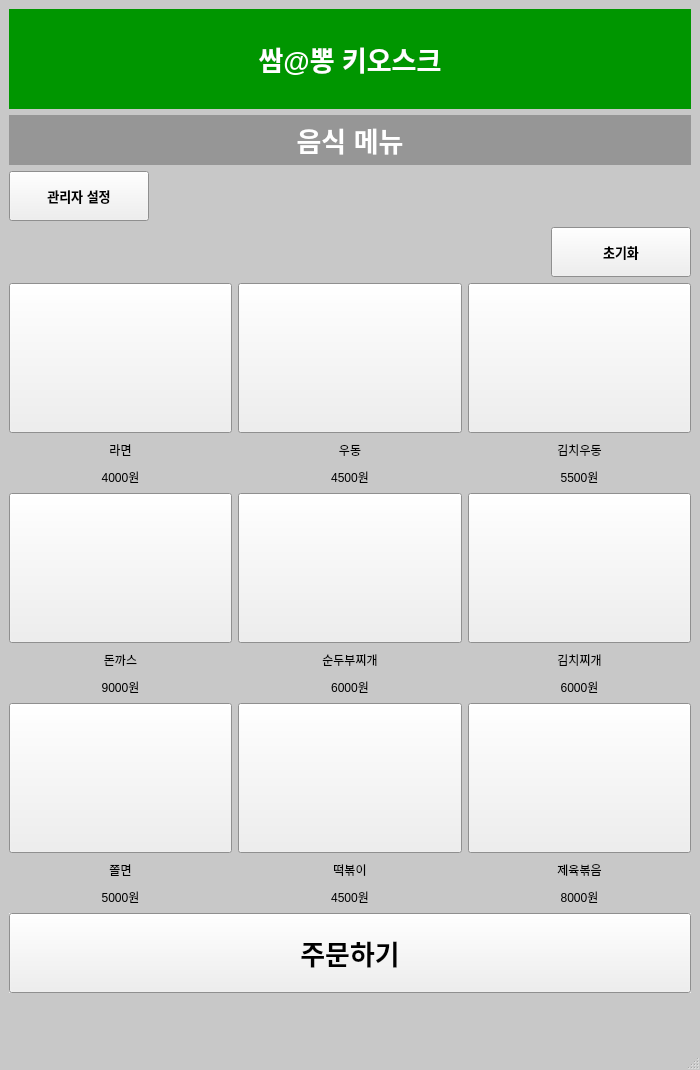
<?xml version="1.0" encoding="UTF-8"?>
<ui version="4.0">
 <class>Order</class>
 <widget class="QMainWindow" name="Order">
  <property name="geometry">
   <rect>
    <x>0</x>
    <y>0</y>
    <width>700</width>
    <height>1070</height>
   </rect>
  </property>
  <property name="palette">
   <palette>
    <active>
     <colorrole role="Base">
      <brush brushstyle="SolidPattern">
       <color alpha="255">
        <red>255</red>
        <green>255</green>
        <blue>255</blue>
       </color>
      </brush>
     </colorrole>
     <colorrole role="Window">
      <brush brushstyle="SolidPattern">
       <color alpha="255">
        <red>200</red>
        <green>200</green>
        <blue>200</blue>
       </color>
      </brush>
     </colorrole>
    </active>
    <inactive>
     <colorrole role="Base">
      <brush brushstyle="SolidPattern">
       <color alpha="255">
        <red>255</red>
        <green>255</green>
        <blue>255</blue>
       </color>
      </brush>
     </colorrole>
     <colorrole role="Window">
      <brush brushstyle="SolidPattern">
       <color alpha="255">
        <red>200</red>
        <green>200</green>
        <blue>200</blue>
       </color>
      </brush>
     </colorrole>
    </inactive>
    <disabled>
     <colorrole role="Base">
      <brush brushstyle="SolidPattern">
       <color alpha="255">
        <red>200</red>
        <green>200</green>
        <blue>200</blue>
       </color>
      </brush>
     </colorrole>
     <colorrole role="Window">
      <brush brushstyle="SolidPattern">
       <color alpha="255">
        <red>200</red>
        <green>200</green>
        <blue>200</blue>
       </color>
      </brush>
     </colorrole>
    </disabled>
   </palette>
  </property>
  <property name="windowTitle">
   <string>MainWindow</string>
  </property>
  <widget class="QWidget" name="centralwidget">
   <layout class="QGridLayout" name="gridLayout">
    <item row="0" column="0">
     <layout class="QVBoxLayout" name="verticalLayout">
      <item>
       <widget class="QLabel" name="Title">
        <property name="minimumSize">
         <size>
          <width>0</width>
          <height>100</height>
         </size>
        </property>
        <property name="maximumSize">
         <size>
          <width>16777215</width>
          <height>100</height>
         </size>
        </property>
        <property name="palette">
         <palette>
          <active>
           <colorrole role="WindowText">
            <brush brushstyle="SolidPattern">
             <color alpha="255">
              <red>255</red>
              <green>255</green>
              <blue>255</blue>
             </color>
            </brush>
           </colorrole>
           <colorrole role="Base">
            <brush brushstyle="SolidPattern">
             <color alpha="255">
              <red>255</red>
              <green>255</green>
              <blue>255</blue>
             </color>
            </brush>
           </colorrole>
           <colorrole role="Window">
            <brush brushstyle="SolidPattern">
             <color alpha="255">
              <red>0</red>
              <green>150</green>
              <blue>0</blue>
             </color>
            </brush>
           </colorrole>
          </active>
          <inactive>
           <colorrole role="WindowText">
            <brush brushstyle="SolidPattern">
             <color alpha="255">
              <red>255</red>
              <green>255</green>
              <blue>255</blue>
             </color>
            </brush>
           </colorrole>
           <colorrole role="Base">
            <brush brushstyle="SolidPattern">
             <color alpha="255">
              <red>255</red>
              <green>255</green>
              <blue>255</blue>
             </color>
            </brush>
           </colorrole>
           <colorrole role="Window">
            <brush brushstyle="SolidPattern">
             <color alpha="255">
              <red>0</red>
              <green>150</green>
              <blue>0</blue>
             </color>
            </brush>
           </colorrole>
          </inactive>
          <disabled>
           <colorrole role="WindowText">
            <brush brushstyle="SolidPattern">
             <color alpha="255">
              <red>120</red>
              <green>120</green>
              <blue>120</blue>
             </color>
            </brush>
           </colorrole>
           <colorrole role="Base">
            <brush brushstyle="SolidPattern">
             <color alpha="255">
              <red>0</red>
              <green>150</green>
              <blue>0</blue>
             </color>
            </brush>
           </colorrole>
           <colorrole role="Window">
            <brush brushstyle="SolidPattern">
             <color alpha="255">
              <red>0</red>
              <green>150</green>
              <blue>0</blue>
             </color>
            </brush>
           </colorrole>
          </disabled>
         </palette>
        </property>
        <property name="font">
         <font>
          <pointsize>20</pointsize>
          <weight>75</weight>
          <bold>true</bold>
          <underline>false</underline>
         </font>
        </property>
        <property name="autoFillBackground">
         <bool>true</bool>
        </property>
        <property name="text">
         <string>쌈@뽕 키오스크</string>
        </property>
        <property name="alignment">
         <set>Qt::AlignCenter</set>
        </property>
       </widget>
      </item>
      <item>
       <widget class="QLabel" name="Title_2">
        <property name="minimumSize">
         <size>
          <width>0</width>
          <height>50</height>
         </size>
        </property>
        <property name="maximumSize">
         <size>
          <width>16777215</width>
          <height>50</height>
         </size>
        </property>
        <property name="palette">
         <palette>
          <active>
           <colorrole role="WindowText">
            <brush brushstyle="SolidPattern">
             <color alpha="255">
              <red>255</red>
              <green>255</green>
              <blue>255</blue>
             </color>
            </brush>
           </colorrole>
           <colorrole role="Base">
            <brush brushstyle="SolidPattern">
             <color alpha="255">
              <red>255</red>
              <green>255</green>
              <blue>255</blue>
             </color>
            </brush>
           </colorrole>
           <colorrole role="Window">
            <brush brushstyle="SolidPattern">
             <color alpha="255">
              <red>150</red>
              <green>150</green>
              <blue>150</blue>
             </color>
            </brush>
           </colorrole>
          </active>
          <inactive>
           <colorrole role="WindowText">
            <brush brushstyle="SolidPattern">
             <color alpha="255">
              <red>255</red>
              <green>255</green>
              <blue>255</blue>
             </color>
            </brush>
           </colorrole>
           <colorrole role="Base">
            <brush brushstyle="SolidPattern">
             <color alpha="255">
              <red>255</red>
              <green>255</green>
              <blue>255</blue>
             </color>
            </brush>
           </colorrole>
           <colorrole role="Window">
            <brush brushstyle="SolidPattern">
             <color alpha="255">
              <red>150</red>
              <green>150</green>
              <blue>150</blue>
             </color>
            </brush>
           </colorrole>
          </inactive>
          <disabled>
           <colorrole role="WindowText">
            <brush brushstyle="SolidPattern">
             <color alpha="255">
              <red>120</red>
              <green>120</green>
              <blue>120</blue>
             </color>
            </brush>
           </colorrole>
           <colorrole role="Base">
            <brush brushstyle="SolidPattern">
             <color alpha="255">
              <red>150</red>
              <green>150</green>
              <blue>150</blue>
             </color>
            </brush>
           </colorrole>
           <colorrole role="Window">
            <brush brushstyle="SolidPattern">
             <color alpha="255">
              <red>150</red>
              <green>150</green>
              <blue>150</blue>
             </color>
            </brush>
           </colorrole>
          </disabled>
         </palette>
        </property>
        <property name="font">
         <font>
          <pointsize>20</pointsize>
          <weight>75</weight>
          <bold>true</bold>
          <underline>false</underline>
         </font>
        </property>
        <property name="autoFillBackground">
         <bool>true</bool>
        </property>
        <property name="text">
         <string>음식 메뉴</string>
        </property>
        <property name="alignment">
         <set>Qt::AlignCenter</set>
        </property>
       </widget>
      </item>
      <item>
       <layout class="QHBoxLayout" name="horizontalLayout_3">
        <item>
         <widget class="QPushButton" name="Admin">
          <property name="minimumSize">
           <size>
            <width>0</width>
            <height>50</height>
           </size>
          </property>
          <property name="maximumSize">
           <size>
            <width>140</width>
            <height>16777215</height>
           </size>
          </property>
          <property name="font">
           <font>
            <pointsize>10</pointsize>
            <weight>75</weight>
            <bold>true</bold>
           </font>
          </property>
          <property name="text">
           <string>관리자 설정</string>
          </property>
         </widget>
        </item>
        <item>
         <widget class="QLabel" name="label_6">
          <property name="maximumSize">
           <size>
            <width>16777215</width>
            <height>40</height>
           </size>
          </property>
          <property name="text">
           <string/>
          </property>
         </widget>
        </item>
       </layout>
      </item>
      <item>
       <layout class="QHBoxLayout" name="horizontalLayout">
        <item>
         <widget class="QLabel" name="label_2">
          <property name="maximumSize">
           <size>
            <width>16777215</width>
            <height>40</height>
           </size>
          </property>
          <property name="text">
           <string/>
          </property>
         </widget>
        </item>
        <item>
         <widget class="QPushButton" name="Reset">
          <property name="minimumSize">
           <size>
            <width>120</width>
            <height>50</height>
           </size>
          </property>
          <property name="maximumSize">
           <size>
            <width>140</width>
            <height>50</height>
           </size>
          </property>
          <property name="font">
           <font>
            <pointsize>10</pointsize>
            <weight>75</weight>
            <bold>true</bold>
           </font>
          </property>
          <property name="text">
           <string>초기화</string>
          </property>
         </widget>
        </item>
       </layout>
      </item>
      <item>
       <layout class="QGridLayout" name="gridLayout_2">
        <item row="8" column="0">
         <widget class="QLabel" name="foodLB7">
          <property name="maximumSize">
           <size>
            <width>300</width>
            <height>40</height>
           </size>
          </property>
          <property name="text">
           <string>쫄면</string>
          </property>
          <property name="alignment">
           <set>Qt::AlignCenter</set>
          </property>
         </widget>
        </item>
        <item row="3" column="0">
         <widget class="QLabel" name="foodLB_Pr_1">
          <property name="maximumSize">
           <size>
            <width>300</width>
            <height>40</height>
           </size>
          </property>
          <property name="text">
           <string>4000원</string>
          </property>
          <property name="alignment">
           <set>Qt::AlignCenter</set>
          </property>
         </widget>
        </item>
        <item row="4" column="0">
         <widget class="QPushButton" name="food4">
          <property name="minimumSize">
           <size>
            <width>150</width>
            <height>150</height>
           </size>
          </property>
          <property name="maximumSize">
           <size>
            <width>16777215</width>
            <height>16777215</height>
           </size>
          </property>
          <property name="text">
           <string/>
          </property>
         </widget>
        </item>
        <item row="1" column="1">
         <widget class="QPushButton" name="food2">
          <property name="minimumSize">
           <size>
            <width>150</width>
            <height>150</height>
           </size>
          </property>
          <property name="maximumSize">
           <size>
            <width>16777215</width>
            <height>16777215</height>
           </size>
          </property>
          <property name="text">
           <string/>
          </property>
         </widget>
        </item>
        <item row="3" column="1">
         <widget class="QLabel" name="foodLB_Pr_2">
          <property name="maximumSize">
           <size>
            <width>300</width>
            <height>40</height>
           </size>
          </property>
          <property name="text">
           <string>4500원</string>
          </property>
          <property name="alignment">
           <set>Qt::AlignCenter</set>
          </property>
         </widget>
        </item>
        <item row="8" column="1">
         <widget class="QLabel" name="foodLB8">
          <property name="maximumSize">
           <size>
            <width>300</width>
            <height>40</height>
           </size>
          </property>
          <property name="text">
           <string>떡볶이</string>
          </property>
          <property name="alignment">
           <set>Qt::AlignCenter</set>
          </property>
         </widget>
        </item>
        <item row="5" column="1">
         <widget class="QLabel" name="foodLB5">
          <property name="maximumSize">
           <size>
            <width>300</width>
            <height>40</height>
           </size>
          </property>
          <property name="text">
           <string>순두부찌개</string>
          </property>
          <property name="alignment">
           <set>Qt::AlignCenter</set>
          </property>
         </widget>
        </item>
        <item row="3" column="2">
         <widget class="QLabel" name="foodLB_Pr_3">
          <property name="maximumSize">
           <size>
            <width>300</width>
            <height>40</height>
           </size>
          </property>
          <property name="text">
           <string>5500원</string>
          </property>
          <property name="alignment">
           <set>Qt::AlignCenter</set>
          </property>
         </widget>
        </item>
        <item row="6" column="2">
         <widget class="QLabel" name="foodLB_Pr_6">
          <property name="maximumSize">
           <size>
            <width>300</width>
            <height>40</height>
           </size>
          </property>
          <property name="text">
           <string>6000원</string>
          </property>
          <property name="alignment">
           <set>Qt::AlignCenter</set>
          </property>
         </widget>
        </item>
        <item row="7" column="1">
         <widget class="QPushButton" name="food8">
          <property name="minimumSize">
           <size>
            <width>150</width>
            <height>150</height>
           </size>
          </property>
          <property name="maximumSize">
           <size>
            <width>16777215</width>
            <height>16777215</height>
           </size>
          </property>
          <property name="text">
           <string/>
          </property>
         </widget>
        </item>
        <item row="7" column="2">
         <widget class="QPushButton" name="food9">
          <property name="minimumSize">
           <size>
            <width>150</width>
            <height>150</height>
           </size>
          </property>
          <property name="maximumSize">
           <size>
            <width>16777215</width>
            <height>16777215</height>
           </size>
          </property>
          <property name="text">
           <string/>
          </property>
         </widget>
        </item>
        <item row="2" column="0">
         <widget class="QLabel" name="foodLB1">
          <property name="maximumSize">
           <size>
            <width>300</width>
            <height>40</height>
           </size>
          </property>
          <property name="text">
           <string>라면</string>
          </property>
          <property name="alignment">
           <set>Qt::AlignCenter</set>
          </property>
         </widget>
        </item>
        <item row="1" column="2">
         <widget class="QPushButton" name="food3">
          <property name="minimumSize">
           <size>
            <width>150</width>
            <height>150</height>
           </size>
          </property>
          <property name="maximumSize">
           <size>
            <width>16777215</width>
            <height>16777215</height>
           </size>
          </property>
          <property name="text">
           <string/>
          </property>
         </widget>
        </item>
        <item row="5" column="2">
         <widget class="QLabel" name="foodLB6">
          <property name="maximumSize">
           <size>
            <width>300</width>
            <height>40</height>
           </size>
          </property>
          <property name="text">
           <string>김치찌개</string>
          </property>
          <property name="alignment">
           <set>Qt::AlignCenter</set>
          </property>
         </widget>
        </item>
        <item row="7" column="0">
         <widget class="QPushButton" name="food7">
          <property name="minimumSize">
           <size>
            <width>150</width>
            <height>150</height>
           </size>
          </property>
          <property name="maximumSize">
           <size>
            <width>16777215</width>
            <height>16777215</height>
           </size>
          </property>
          <property name="text">
           <string/>
          </property>
         </widget>
        </item>
        <item row="8" column="2">
         <widget class="QLabel" name="foodLB9">
          <property name="maximumSize">
           <size>
            <width>300</width>
            <height>40</height>
           </size>
          </property>
          <property name="text">
           <string>제육볶음</string>
          </property>
          <property name="alignment">
           <set>Qt::AlignCenter</set>
          </property>
         </widget>
        </item>
        <item row="1" column="0">
         <widget class="QPushButton" name="food1">
          <property name="minimumSize">
           <size>
            <width>150</width>
            <height>150</height>
           </size>
          </property>
          <property name="maximumSize">
           <size>
            <width>16777215</width>
            <height>16777215</height>
           </size>
          </property>
          <property name="text">
           <string/>
          </property>
         </widget>
        </item>
        <item row="2" column="2">
         <widget class="QLabel" name="foodLB3">
          <property name="maximumSize">
           <size>
            <width>300</width>
            <height>40</height>
           </size>
          </property>
          <property name="text">
           <string>김치우동</string>
          </property>
          <property name="alignment">
           <set>Qt::AlignCenter</set>
          </property>
         </widget>
        </item>
        <item row="6" column="0">
         <widget class="QLabel" name="foodLB_Pr_4">
          <property name="maximumSize">
           <size>
            <width>300</width>
            <height>40</height>
           </size>
          </property>
          <property name="text">
           <string>9000원</string>
          </property>
          <property name="alignment">
           <set>Qt::AlignCenter</set>
          </property>
         </widget>
        </item>
        <item row="6" column="1">
         <widget class="QLabel" name="foodLB_Pr_5">
          <property name="maximumSize">
           <size>
            <width>300</width>
            <height>40</height>
           </size>
          </property>
          <property name="text">
           <string>6000원</string>
          </property>
          <property name="alignment">
           <set>Qt::AlignCenter</set>
          </property>
         </widget>
        </item>
        <item row="4" column="1">
         <widget class="QPushButton" name="food5">
          <property name="minimumSize">
           <size>
            <width>150</width>
            <height>150</height>
           </size>
          </property>
          <property name="maximumSize">
           <size>
            <width>16777215</width>
            <height>16777215</height>
           </size>
          </property>
          <property name="text">
           <string/>
          </property>
         </widget>
        </item>
        <item row="2" column="1">
         <widget class="QLabel" name="foodLB2">
          <property name="maximumSize">
           <size>
            <width>300</width>
            <height>40</height>
           </size>
          </property>
          <property name="text">
           <string>우동</string>
          </property>
          <property name="alignment">
           <set>Qt::AlignCenter</set>
          </property>
         </widget>
        </item>
        <item row="5" column="0">
         <widget class="QLabel" name="foodLB4">
          <property name="maximumSize">
           <size>
            <width>300</width>
            <height>40</height>
           </size>
          </property>
          <property name="text">
           <string>돈까스</string>
          </property>
          <property name="alignment">
           <set>Qt::AlignCenter</set>
          </property>
         </widget>
        </item>
        <item row="4" column="2">
         <widget class="QPushButton" name="food6">
          <property name="minimumSize">
           <size>
            <width>150</width>
            <height>150</height>
           </size>
          </property>
          <property name="maximumSize">
           <size>
            <width>16777215</width>
            <height>16777215</height>
           </size>
          </property>
          <property name="text">
           <string/>
          </property>
         </widget>
        </item>
        <item row="9" column="0">
         <widget class="QLabel" name="foodLB_Pr_7">
          <property name="maximumSize">
           <size>
            <width>300</width>
            <height>40</height>
           </size>
          </property>
          <property name="text">
           <string>5000원</string>
          </property>
          <property name="alignment">
           <set>Qt::AlignCenter</set>
          </property>
         </widget>
        </item>
        <item row="9" column="1">
         <widget class="QLabel" name="foodLB_Pr_8">
          <property name="maximumSize">
           <size>
            <width>300</width>
            <height>40</height>
           </size>
          </property>
          <property name="text">
           <string>4500원</string>
          </property>
          <property name="alignment">
           <set>Qt::AlignCenter</set>
          </property>
         </widget>
        </item>
        <item row="9" column="2">
         <widget class="QLabel" name="foodLB_Pr_9">
          <property name="maximumSize">
           <size>
            <width>300</width>
            <height>40</height>
           </size>
          </property>
          <property name="text">
           <string>8000원</string>
          </property>
          <property name="alignment">
           <set>Qt::AlignCenter</set>
          </property>
         </widget>
        </item>
       </layout>
      </item>
      <item>
       <widget class="QPushButton" name="Orderlist">
        <property name="minimumSize">
         <size>
          <width>0</width>
          <height>80</height>
         </size>
        </property>
        <property name="font">
         <font>
          <pointsize>20</pointsize>
          <weight>75</weight>
          <bold>true</bold>
         </font>
        </property>
        <property name="autoFillBackground">
         <bool>true</bool>
        </property>
        <property name="text">
         <string>주문하기</string>
        </property>
        <property name="checkable">
         <bool>false</bool>
        </property>
        <property name="flat">
         <bool>false</bool>
        </property>
       </widget>
      </item>
      <item>
       <widget class="QLabel" name="label_4">
        <property name="maximumSize">
         <size>
          <width>16777215</width>
          <height>40</height>
         </size>
        </property>
        <property name="text">
         <string/>
        </property>
       </widget>
      </item>
     </layout>
    </item>
   </layout>
  </widget>
  <widget class="QMenuBar" name="menubar">
   <property name="geometry">
    <rect>
     <x>0</x>
     <y>0</y>
     <width>700</width>
     <height>26</height>
    </rect>
   </property>
  </widget>
  <widget class="QStatusBar" name="statusbar"/>
 </widget>
 <resources/>
 <connections/>
</ui>
